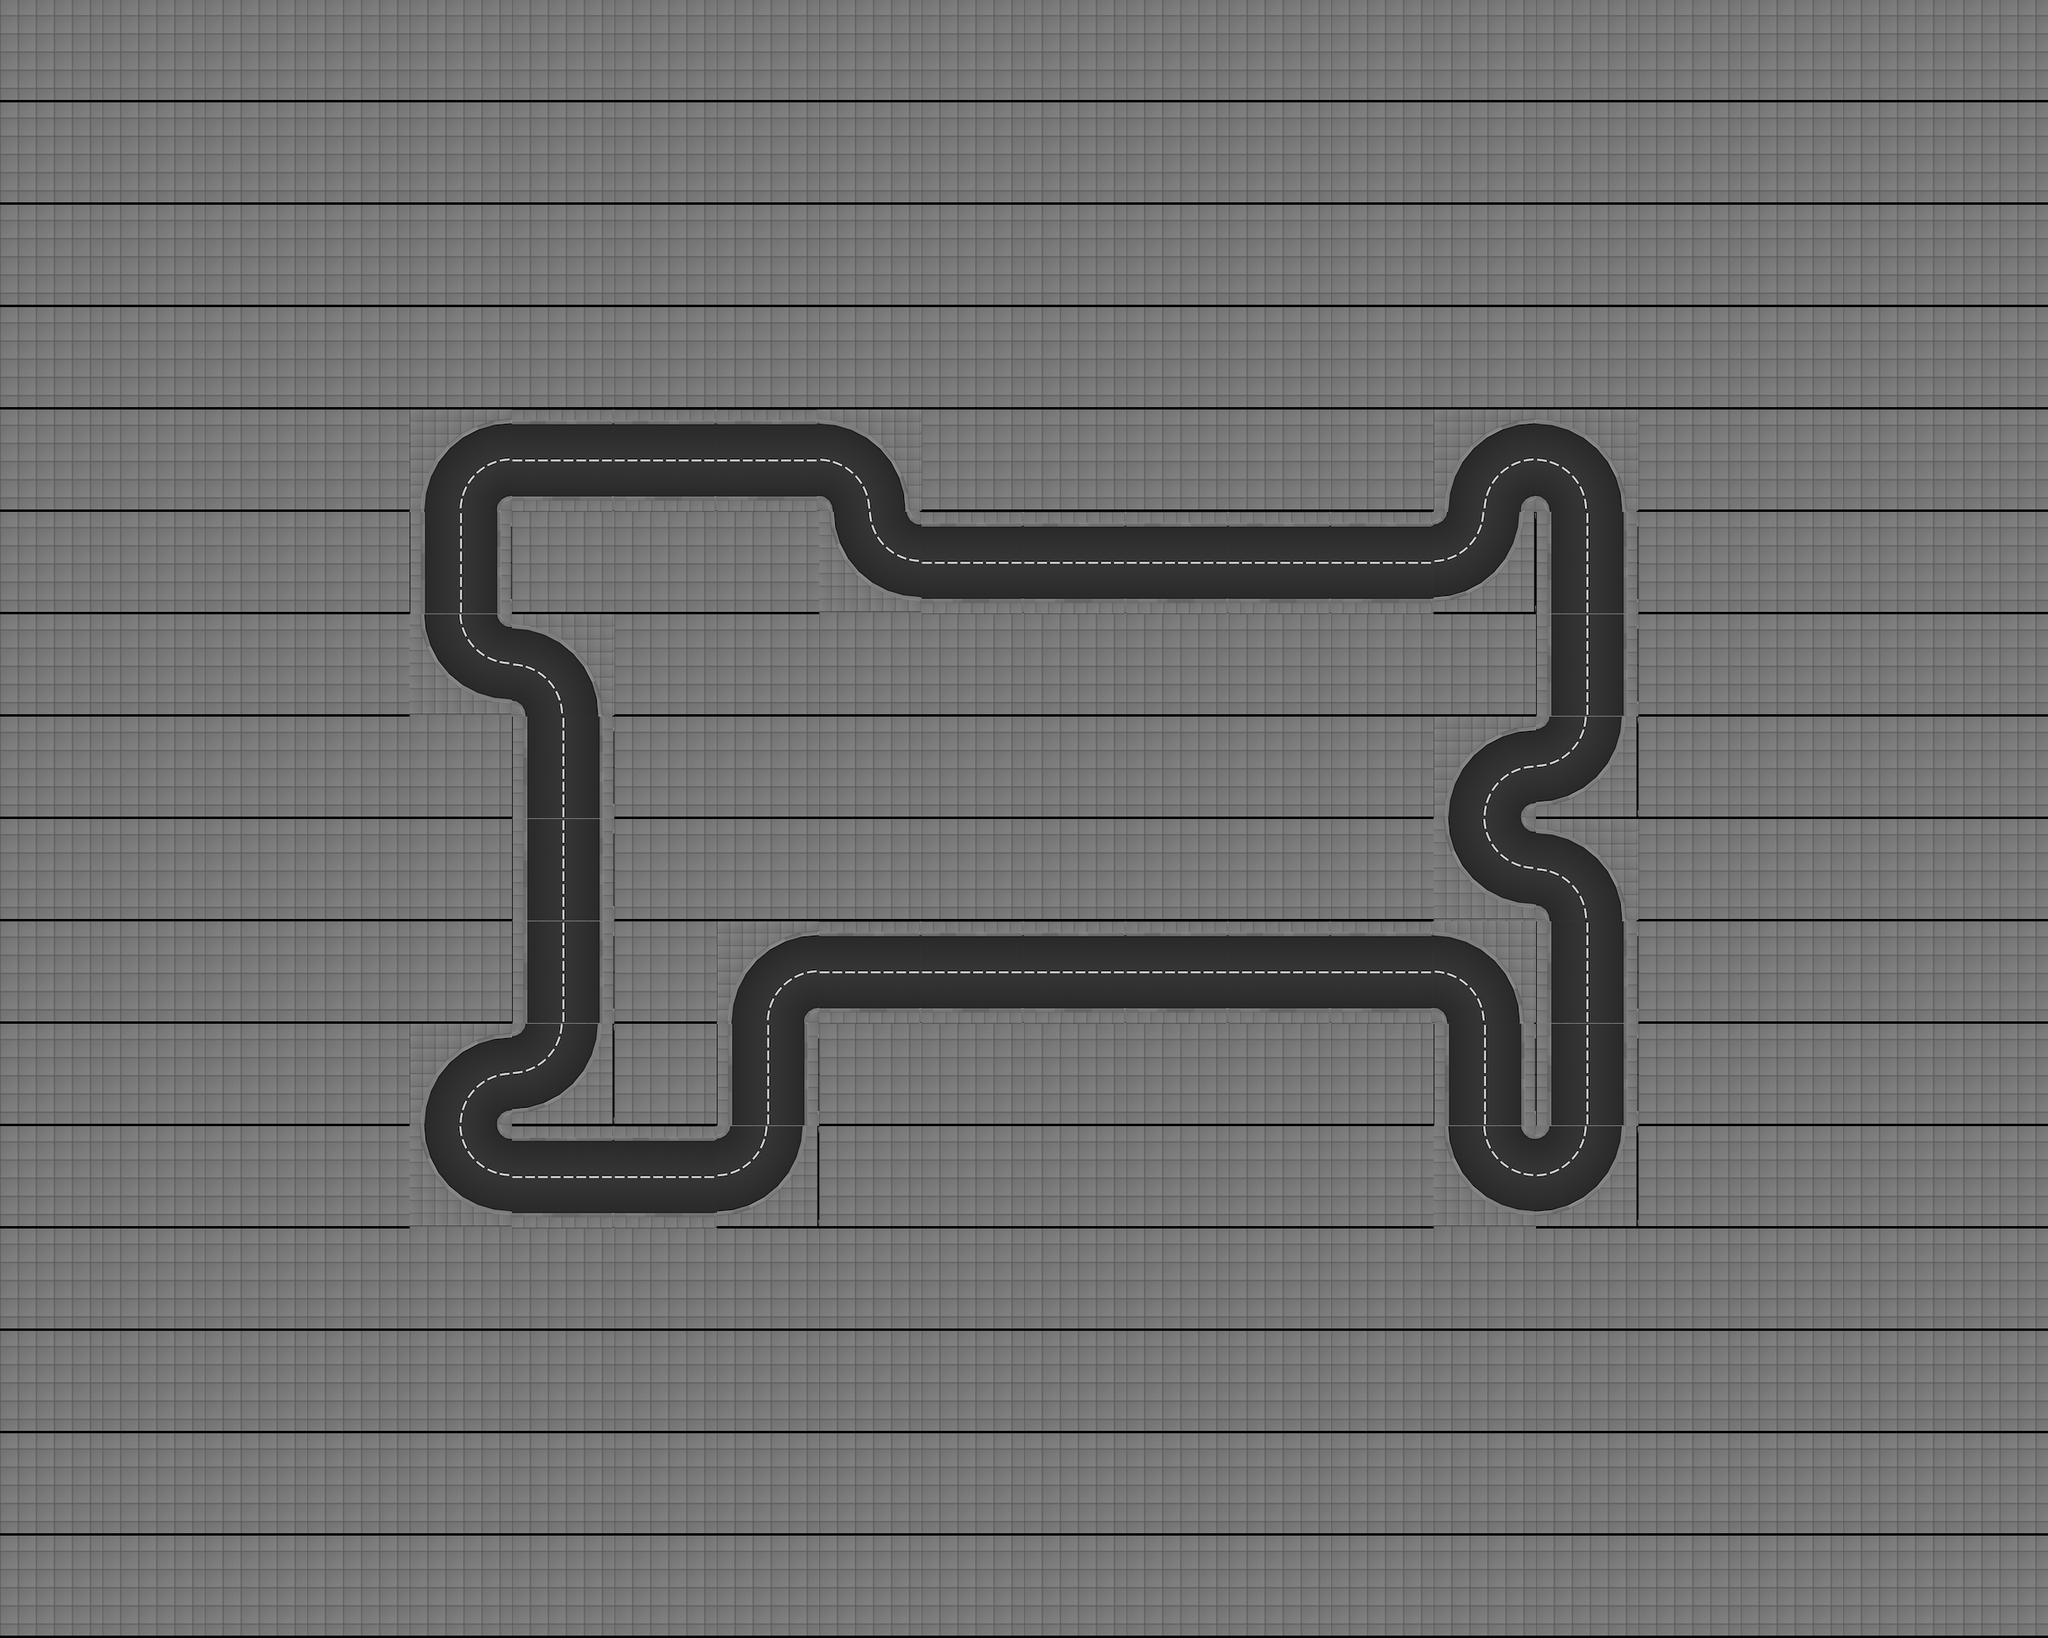

This is a level from a 2D game, rendered from its Tiled map with the project's own tilesets. A one-line summary and the map file follow, with tile-layer data summarised:
An orthogonal 20x16 tile map with 128x128 px tiles, 1 tile layer (track) and 283 objects (13x appartment_roof_01, 12x office_05_ground_floor, 12x office_05_floor, 10x office_07_ground_floor, 10x office_07_floor, ...).

<map version="1.2" tiledversion="1.2.2" orientation="orthogonal" renderorder="right-down" width="20" height="16" tilewidth="128" tileheight="128" infinite="0" nextlayerid="1" nextobjectid="1">
 <tileset firstgid="1" source="tileset.tsx" />
 <layer id="1" name="track" width="20" height="16">
  <data>[320 cells, 320 non-empty, 7 distinct tile ids]</data>
 </layer>
 <objectgroup id="1" name="walls">
  <object id="1" x="512" y="640">
   <polyline points="16,0 32,-64 64,-96 128,-112" />
  </object>
  <object id="2" x="512" y="640">
   <polyline points="112,0 114,-8 120,-14 128,-16" />
  </object>
  <object id="3" x="512" y="704">
   <polyline points="16,-64 16,64" />
  </object>
  <object id="4" x="512" y="704">
   <polyline points="112,-64 112,64" />
  </object>
  <object id="5" x="512" y="896">
   <polyline points="16,-128 32,-64 64,-32 128,-16" />
  </object>
  <object id="6" x="512" y="896">
   <polyline points="112,-128 114,-120 120,-114 128,-112" />
  </object>
  <object id="7" x="512" y="1408">
   <polyline points="16,0 32,-64 64,-96 128,-112" />
  </object>
  <object id="8" x="512" y="1408">
   <polyline points="112,0 114,-8 120,-14 128,-16" />
  </object>
  <object id="9" x="512" y="1536">
   <polyline points="16,-128 32,-64 64,-32 128,-16" />
  </object>
  <object id="10" x="512" y="1536">
   <polyline points="112,-128 114,-120 120,-114 128,-112" />
  </object>
  <object id="11" x="640" y="592">
   <polyline points="0,-64 128,-64" />
  </object>
  <object id="12" x="640" y="560">
   <polyline points="0,64 128,64" />
  </object>
  <object id="13" x="640" y="896">
   <polyline points="0,-112 64,-96 96,-64 112,0" />
  </object>
  <object id="14" x="640" y="896">
   <polyline points="0,-16 8,-14 14,-8 16,0" />
  </object>
  <object id="15" x="640" y="960">
   <polyline points="16,-64 16,64" />
  </object>
  <object id="16" x="640" y="960">
   <polyline points="112,-64 112,64" />
  </object>
  <object id="17" x="640" y="1088">
   <polyline points="16,-64 16,64" />
  </object>
  <object id="18" x="640" y="1088">
   <polyline points="112,-64 112,64" />
  </object>
  <object id="19" x="640" y="1216">
   <polyline points="16,-64 16,64" />
  </object>
  <object id="20" x="640" y="1216">
   <polyline points="112,-64 112,64" />
  </object>
  <object id="21" x="640" y="1408">
   <polyline points="112,-128 96,-64 64,-32 0,-16" />
  </object>
  <object id="22" x="640" y="1408">
   <polyline points="16,-128 14,-120 8,-114 0,-112" />
  </object>
  <object id="23" x="640" y="1488">
   <polyline points="0,-64 128,-64" />
  </object>
  <object id="24" x="640" y="1456">
   <polyline points="0,64 128,64" />
  </object>
  <object id="25" x="768" y="592">
   <polyline points="0,-64 128,-64" />
  </object>
  <object id="26" x="768" y="560">
   <polyline points="0,64 128,64" />
  </object>
  <object id="27" x="768" y="1488">
   <polyline points="0,-64 128,-64" />
  </object>
  <object id="28" x="768" y="1456">
   <polyline points="0,64 128,64" />
  </object>
  <object id="29" x="896" y="592">
   <polyline points="0,-64 128,-64" />
  </object>
  <object id="30" x="896" y="560">
   <polyline points="0,64 128,64" />
  </object>
  <object id="31" x="896" y="1280">
   <polyline points="16,0 32,-64 64,-96 128,-112" />
  </object>
  <object id="32" x="896" y="1280">
   <polyline points="112,0 114,-8 120,-14 128,-16" />
  </object>
  <object id="33" x="896" y="1344">
   <polyline points="16,-64 16,64" />
  </object>
  <object id="34" x="896" y="1344">
   <polyline points="112,-64 112,64" />
  </object>
  <object id="35" x="896" y="1536">
   <polyline points="112,-128 96,-64 64,-32 0,-16" />
  </object>
  <object id="36" x="896" y="1536">
   <polyline points="16,-128 14,-120 8,-114 0,-112" />
  </object>
  <object id="37" x="1024" y="640">
   <polyline points="0,-112 64,-96 96,-64 112,0" />
  </object>
  <object id="38" x="1024" y="640">
   <polyline points="0,-16 8,-14 14,-8 16,0" />
  </object>
  <object id="39" x="1024" y="768">
   <polyline points="16,-128 32,-64 64,-32 128,-16" />
  </object>
  <object id="40" x="1024" y="768">
   <polyline points="112,-128 114,-120 120,-114 128,-112" />
  </object>
  <object id="41" x="1024" y="1232">
   <polyline points="0,-64 128,-64" />
  </object>
  <object id="42" x="1024" y="1200">
   <polyline points="0,64 128,64" />
  </object>
  <object id="43" x="1152" y="720">
   <polyline points="0,-64 128,-64" />
  </object>
  <object id="44" x="1152" y="688">
   <polyline points="0,64 128,64" />
  </object>
  <object id="45" x="1152" y="1232">
   <polyline points="0,-64 128,-64" />
  </object>
  <object id="46" x="1152" y="1200">
   <polyline points="0,64 128,64" />
  </object>
  <object id="47" x="1280" y="720">
   <polyline points="0,-64 128,-64" />
  </object>
  <object id="48" x="1280" y="688">
   <polyline points="0,64 128,64" />
  </object>
  <object id="49" x="1280" y="1232">
   <polyline points="0,-64 128,-64" />
  </object>
  <object id="50" x="1280" y="1200">
   <polyline points="0,64 128,64" />
  </object>
  <object id="51" x="1408" y="720">
   <polyline points="0,-64 128,-64" />
  </object>
  <object id="52" x="1408" y="688">
   <polyline points="0,64 128,64" />
  </object>
  <object id="53" x="1408" y="1232">
   <polyline points="0,-64 128,-64" />
  </object>
  <object id="54" x="1408" y="1200">
   <polyline points="0,64 128,64" />
  </object>
  <object id="55" x="1536" y="720">
   <polyline points="0,-64 128,-64" />
  </object>
  <object id="56" x="1536" y="688">
   <polyline points="0,64 128,64" />
  </object>
  <object id="57" x="1536" y="1232">
   <polyline points="0,-64 128,-64" />
  </object>
  <object id="58" x="1536" y="1200">
   <polyline points="0,64 128,64" />
  </object>
  <object id="59" x="1664" y="720">
   <polyline points="0,-64 128,-64" />
  </object>
  <object id="60" x="1664" y="688">
   <polyline points="0,64 128,64" />
  </object>
  <object id="61" x="1664" y="1232">
   <polyline points="0,-64 128,-64" />
  </object>
  <object id="62" x="1664" y="1200">
   <polyline points="0,64 128,64" />
  </object>
  <object id="63" x="1792" y="640">
   <polyline points="16,0 32,-64 64,-96 128,-112" />
  </object>
  <object id="64" x="1792" y="640">
   <polyline points="112,0 114,-8 120,-14 128,-16" />
  </object>
  <object id="65" x="1792" y="768">
   <polyline points="112,-128 96,-64 64,-32 0,-16" />
  </object>
  <object id="66" x="1792" y="768">
   <polyline points="16,-128 14,-120 8,-114 0,-112" />
  </object>
  <object id="67" x="1792" y="1024">
   <polyline points="16,0 32,-64 64,-96 128,-112" />
  </object>
  <object id="68" x="1792" y="1024">
   <polyline points="112,0 114,-8 120,-14 128,-16" />
  </object>
  <object id="69" x="1792" y="1152">
   <polyline points="16,-128 32,-64 64,-32 128,-16" />
  </object>
  <object id="70" x="1792" y="1152">
   <polyline points="112,-128 114,-120 120,-114 128,-112" />
  </object>
  <object id="71" x="1792" y="1280">
   <polyline points="0,-112 64,-96 96,-64 112,0" />
  </object>
  <object id="72" x="1792" y="1280">
   <polyline points="0,-16 8,-14 14,-8 16,0" />
  </object>
  <object id="73" x="1792" y="1344">
   <polyline points="16,-64 16,64" />
  </object>
  <object id="74" x="1792" y="1344">
   <polyline points="112,-64 112,64" />
  </object>
  <object id="75" x="1792" y="1536">
   <polyline points="16,-128 32,-64 64,-32 128,-16" />
  </object>
  <object id="76" x="1792" y="1536">
   <polyline points="112,-128 114,-120 120,-114 128,-112" />
  </object>
  </objectgroup>
 <objectgroup id="2" name="route">
  <!-- 1 objects omitted --></objectgroup>
 <objectgroup id="3" name="lights">
  <!-- 46 objects omitted --></objectgroup>
 <objectgroup id="4" name="slow_motion_triggers">
  <!-- 20 objects omitted --></objectgroup>
 <objectgroup id="5" name="buildings">
  <!-- 120 objects omitted --></objectgroup>
 <objectgroup id="6" name="spawners">
  <!-- 4 objects omitted --></objectgroup>
</map>
<!-- 207 of 283 objects omitted -->
